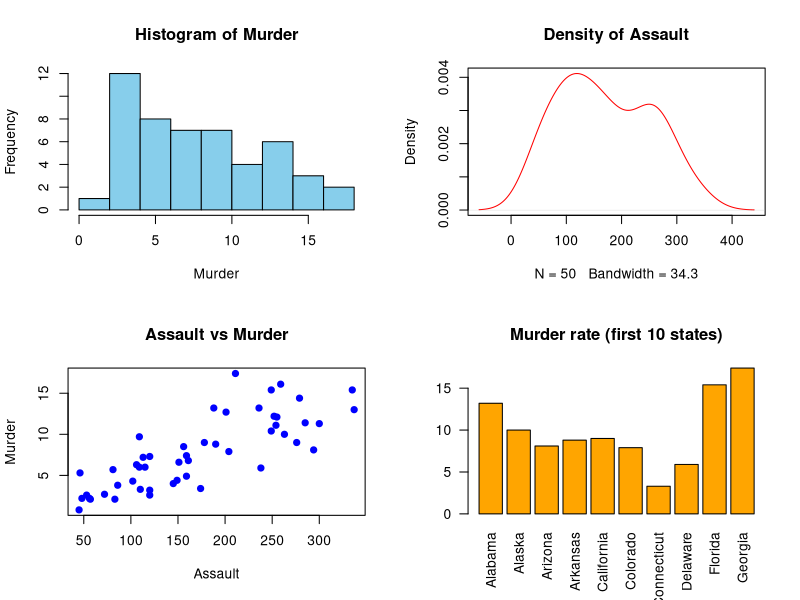

Source code (R):
# ======================================================================
# ITA04 STATISTICS WITH R PROGRAMMING - LAB EXPERIMENT 16
# USARRESTS DATASET EXPLORATION
# ======================================================================
#
# AIM:
#   To explore the USArrests dataset: summary, state with largest Rape arrests, max/min Murder rates, correlation, filtering and visualization.
#
# PSEUDOCODE:
#   1. Start
#   2. Load USArrests and display summary
#   3. Find state with maximum Rape value using which.max()
#   4. Find states with maximum and minimum Murder rate
#   5. Find correlation matrix using cor()
#   6. Filter states with Assault above median and Murder in bottom 25%
#   7. Plot histogram, density, scatter plot and bar graph
#   8. Stop
#
# SAMPLE INPUT:
#   Dataset: USArrests (built-in)
#
# SAMPLE OUTPUT:
#              Murder Assault UrbanPop Rape
#   Alabama      13.2     236       58 21.2
#   Alaska       10.0     263       48 44.5
#   Arizona       8.1     294       80 31.0
#   Arkansas      8.8     190       50 19.5
#   California    9.0     276       91 40.6
#   Colorado      7.9     204       78 38.7
#
#   Summary:
#        Murder          Assault         UrbanPop          Rape      
#    Min.   : 0.800   Min.   : 45.0   Min.   :32.00   Min.   : 7.30  
#    1st Qu.: 4.075   1st Qu.:109.0   1st Qu.:54.50   1st Qu.:15.07  
#    Median : 7.250   Median :159.0   Median :66.00   Median :20.10  
#    Mean   : 7.788   Mean   :170.8   Mean   :65.54   Mean   :21.23  
#    3rd Qu.:11.250   3rd Qu.:249.0   3rd Qu.:77.75   3rd Qu.:26.18  
#    Max.   :17.400   Max.   :337.0   Max.   :91.00   Max.   :46.00  
#
#   State with largest Rape arrests: Nevada 
#   State with maximum Murder rate : Georgia ( 17.4 )
#   State with minimum Murder rate : North Dakota ( 0.8 )
#
#   Correlation among features:
#            Murder Assault UrbanPop Rape
#   Murder     1.00    0.80     0.07 0.56
#   Assault    0.80    1.00     0.26 0.67
#   UrbanPop   0.07    0.26     1.00 0.41
#   Rape       0.56    0.67     0.41 1.00
#
#   States with Assault above median:
#    [1] "Alabama"        "Alaska"         "Arizona"        "Arkansas"      
#    [5] "California"     "Colorado"       "Delaware"       "Florida"       
#    [9] "Georgia"        "Illinois"       "Louisiana"      "Maryland"      
#   [13] "Michigan"       "Mississippi"    "Missouri"       "Nevada"        
#   [17] "New Mexico"     "New York"       "North Carolina" "Rhode Island"  
#   [21] "South Carolina" "Tennessee"      "Texas"          "Wyoming"       
#
#   States in bottom 25% for Murder:
#    [1] "Connecticut"   "Idaho"         "Iowa"          "Maine"        
#    [5] "Minnesota"     "New Hampshire" "North Dakota"  "Rhode Island" 
#    [9] "South Dakota"  "Utah"          "Vermont"       "Washington"   
#   [13] "Wisconsin"
#   [4 plots appear in the R Graphics window]
#
# ======================================================================
# PROGRAM
# ======================================================================

data(USArrests)
print(head(USArrests))
cat("\nSummary:\n"); print(summary(USArrests))

cat("\nState with largest Rape arrests:", rownames(USArrests)[which.max(USArrests$Rape)], "\n")
cat("State with maximum Murder rate :", rownames(USArrests)[which.max(USArrests$Murder)],
    "(", max(USArrests$Murder), ")\n")
cat("State with minimum Murder rate :", rownames(USArrests)[which.min(USArrests$Murder)],
    "(", min(USArrests$Murder), ")\n")

cat("\nCorrelation among features:\n")
print(round(cor(USArrests), 2))

cat("\nStates with Assault above median:\n")
print(rownames(USArrests)[USArrests$Assault > median(USArrests$Assault)])

cat("\nStates in bottom 25% for Murder:\n")
print(rownames(USArrests)[USArrests$Murder <= quantile(USArrests$Murder, 0.25)])

# Visualization
par(mfrow = c(2, 2))
hist(USArrests$Murder, main = "Histogram of Murder", xlab = "Murder", col = "skyblue")
plot(density(USArrests$Assault), main = "Density of Assault", col = "red")
plot(USArrests$Assault, USArrests$Murder, main = "Assault vs Murder",
     xlab = "Assault", ylab = "Murder", pch = 19, col = "blue")
barplot(head(USArrests$Murder, 10), names.arg = head(rownames(USArrests), 10),
        las = 2, main = "Murder rate (first 10 states)", col = "orange")
par(mfrow = c(1, 1))

# ======================================================================
# RESULT:
#   USArrests data was explored with summary statistics, correlation, filtering and four plots successfully.
# ======================================================================
